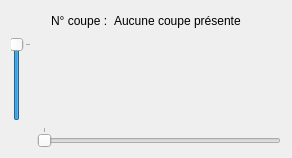
      <widget class="QWidget" name="tab_8">
       <attribute name="title">
        <string>Coupes tangentielles</string>
       </attribute>
       <layout class="QVBoxLayout" name="verticalLayout_24">
        <item>
         <layout class="QHBoxLayout" name="horizontalLayout_21">
          <item>
           <spacer name="horizontalSpacer_7">
            <property name="orientation">
             <enum>Qt::Horizontal</enum>
            </property>
            <property name="sizeHint" stdset="0">
             <size>
              <width>40</width>
              <height>20</height>
             </size>
            </property>
           </spacer>
          </item>
          <item>
           <widget class="QLabel" name="label_66">
            <property name="text">
             <string>N° coupe :</string>
            </property>
           </widget>
          </item>
          <item>
           <widget class="QLabel" name="_labelTangentialSliceZMotionMapNumber">
            <property name="text">
             <string>Aucune coupe présente</string>
            </property>
           </widget>
          </item>
          <item>
           <spacer name="horizontalSpacer_8">
            <property name="orientation">
             <enum>Qt::Horizontal</enum>
            </property>
            <property name="sizeHint" stdset="0">
             <size>
              <width>40</width>
              <height>20</height>
             </size>
            </property>
           </spacer>
          </item>
         </layout>
        </item>
        <item>
         <layout class="QGridLayout" name="_gridTangentialZMotionMapSliceView">
          <item row="2" column="2">
           <widget class="QSlider" name="_sliderSelectTangentialZMotionMapSlice">
            <property name="maximum">
             <number>0</number>
            </property>
            <property name="orientation">
             <enum>Qt::Horizontal</enum>
            </property>
            <property name="tickPosition">
             <enum>QSlider::TicksAbove</enum>
            </property>
           </widget>
          </item>
          <item row="1" column="1">
           <widget class="QSlider" name="_sliderSelectTangentialZMotionMapYSlice">
            <property name="maximum">
             <number>0</number>
            </property>
            <property name="orientation">
             <enum>Qt::Vertical</enum>
            </property>
            <property name="tickPosition">
             <enum>QSlider::TicksBelow</enum>
            </property>
           </widget>
          </item>
         </layout>
        </item>
       </layout>
      </widget>
